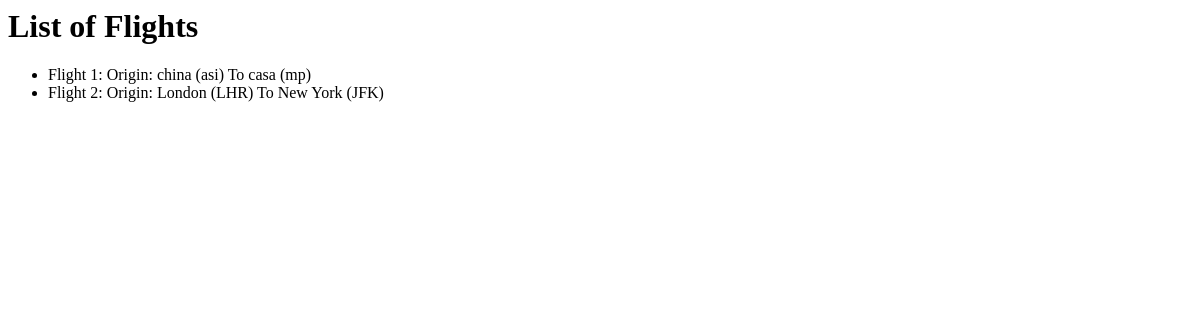
The page /flights/ on the database as committed earlier.
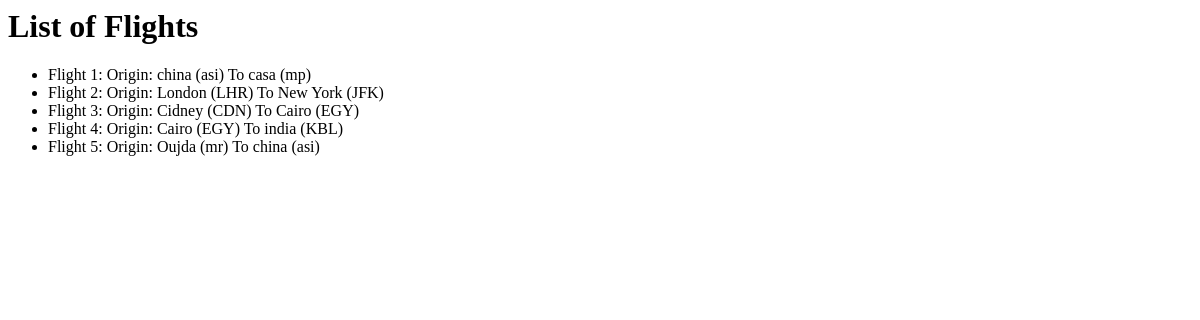
The same page on the database as committed later.
### flights/models.py (models this page shows, shortened)
class Flight(models.Model):
    origin = models.ForeignKey(Airport, on_delete=models.CASCADE, related_name="departures")
    destination = models.ForeignKey(Airport, on_delete=models.CASCADE, related_name="arrivals")
    duration = models.IntegerField()

class Airport(models.Model):
    code = models.CharField(max_length=3)
    city = models.CharField(max_length=64)
    def __str__(self):
        return f"{self.city} ({self.code})"

### flights/views.py (the view)
# urls.py: path("", views.index, name="index")
def index(request):
    return render(request, "flights/index.html", {
        "flights": Flight.objects.all()
    })

### flights/templates/flights/index.html
{% extends "flights/layout.html" %}
{% block body %}
<h1>List of Flights</h1>
<ul>
    {% for flight in flights %}
    <li>Flight {{ flight.id }}: Origin: {{flight.origin}} To {{ flight.destination }}</li>
    {% endfor %}
</ul>
{% endblock %}

### flights/templates/flights/layout.html (shortened to what this page needs)
<html lang="en">
<head>
</head>
<body>
    {% block body %} {% endblock %}
</body>
</html>

Rows that differ between the two databases and show on the page:
added Flight: id "3", origin "Cidney (CDN)", destination "Cairo (EGY)"
added Flight: id "4", origin "Cairo (EGY)", destination "india (KBL)"
added Flight: id "5", origin "Oujda (mr)", destination "china (asi)"
